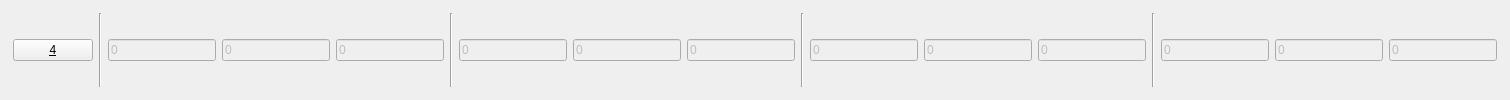
            <widget class="QGroupBox" name="groupbox4">
             <property name="autoFillBackground">
              <bool>false</bool>
             </property>
             <property name="styleSheet">
              <string notr="true">QGroupBox {
  border: 2px solid;
  border-color: rgba(255, 255, 255, 0);
}</string>
             </property>
             <property name="title">
              <string/>
             </property>
             <property name="alignment">
              <set>Qt::AlignLeading|Qt::AlignLeft|Qt::AlignTop</set>
             </property>
             <layout class="QHBoxLayout" name="horizontalLayout_14">
              <item>
               <layout class="QHBoxLayout" name="horizontalLayout_15">
                <item>
                 <widget class="QPushButton" name="valve4">
                  <property name="sizePolicy">
                   <sizepolicy hsizetype="Expanding" vsizetype="Fixed">
                    <horstretch>0</horstretch>
                    <verstretch>0</verstretch>
                   </sizepolicy>
                  </property>
                  <property name="text">
                   <string>&amp;4</string>
                  </property>
                  <property name="checkable">
                   <bool>true</bool>
                  </property>
                 </widget>
                </item>
                <item>
                 <widget class="Line" name="line_23">
                  <property name="orientation">
                   <enum>Qt::Vertical</enum>
                  </property>
                 </widget>
                </item>
                <item>
                 <widget class="QLineEdit" name="edit4_delayh">
                  <property name="enabled">
                   <bool>false</bool>
                  </property>
                  <property name="styleSheet">
                   <string notr="true"/>
                  </property>
                  <property name="text">
                   <string>0</string>
                  </property>
                 </widget>
                </item>
                <item>
                 <widget class="QLineEdit" name="edit4_delaym">
                  <property name="enabled">
                   <bool>false</bool>
                  </property>
                  <property name="text">
                   <string>0</string>
                  </property>
                 </widget>
                </item>
                <item>
                 <widget class="QLineEdit" name="edit4_delays">
                  <property name="enabled">
                   <bool>false</bool>
                  </property>
                  <property name="text">
                   <string>0</string>
                  </property>
                 </widget>
                </item>
                <item>
                 <widget class="Line" name="line_24">
                  <property name="orientation">
                   <enum>Qt::Vertical</enum>
                  </property>
                 </widget>
                </item>
                <item>
                 <widget class="QLineEdit" name="edit4_onh">
                  <property name="enabled">
                   <bool>false</bool>
                  </property>
                  <property name="text">
                   <string>0</string>
                  </property>
                 </widget>
                </item>
                <item>
                 <widget class="QLineEdit" name="edit4_onm">
                  <property name="enabled">
                   <bool>false</bool>
                  </property>
                  <property name="text">
                   <string>0</string>
                  </property>
                 </widget>
                </item>
                <item>
                 <widget class="QLineEdit" name="edit4_ons">
                  <property name="enabled">
                   <bool>false</bool>
                  </property>
                  <property name="text">
                   <string>0</string>
                  </property>
                 </widget>
                </item>
                <item>
                 <widget class="Line" name="line_25">
                  <property name="orientation">
                   <enum>Qt::Vertical</enum>
                  </property>
                 </widget>
                </item>
                <item>
                 <widget class="QLineEdit" name="edit4_offh">
                  <property name="enabled">
                   <bool>false</bool>
                  </property>
                  <property name="text">
                   <string>0</string>
                  </property>
                 </widget>
                </item>
                <item>
                 <widget class="QLineEdit" name="edit4_offm">
                  <property name="enabled">
                   <bool>false</bool>
                  </property>
                  <property name="text">
                   <string>0</string>
                  </property>
                 </widget>
                </item>
                <item>
                 <widget class="QLineEdit" name="edit4_offs">
                  <property name="enabled">
                   <bool>false</bool>
                  </property>
                  <property name="text">
                   <string>0</string>
                  </property>
                  <property name="placeholderText">
                   <string/>
                  </property>
                 </widget>
                </item>
                <item>
                 <widget class="Line" name="line_26">
                  <property name="orientation">
                   <enum>Qt::Vertical</enum>
                  </property>
                 </widget>
                </item>
                <item>
                 <widget class="QLineEdit" name="edit4_totalh">
                  <property name="enabled">
                   <bool>false</bool>
                  </property>
                  <property name="text">
                   <string>0</string>
                  </property>
                  <property name="placeholderText">
                   <string/>
                  </property>
                 </widget>
                </item>
                <item>
                 <widget class="QLineEdit" name="edit4_totalm">
                  <property name="enabled">
                   <bool>false</bool>
                  </property>
                  <property name="text">
                   <string>0</string>
                  </property>
                  <property name="placeholderText">
                   <string/>
                  </property>
                 </widget>
                </item>
                <item>
                 <widget class="QLineEdit" name="edit4_totals">
                  <property name="enabled">
                   <bool>false</bool>
                  </property>
                  <property name="text">
                   <string>0</string>
                  </property>
                  <property name="placeholderText">
                   <string/>
                  </property>
                 </widget>
                </item>
               </layout>
              </item>
             </layout>
            </widget>
